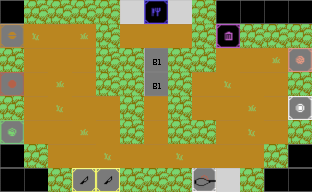

Rendered tile map (Tiled .tmx) drawn with the repository's tilesets; below, a short description and the full map source, tile grids included:
An orthogonal 13x8 tile map with 24x24 px tiles, 1 tile layer (Tile Layer 1), 2 tilesets.

<map version="1.4" tiledversion="1.4.3" orientation="orthogonal" renderorder="right-down" width="13" height="8" tilewidth="24" tileheight="24" infinite="0" nextlayerid="4" nextobjectid="1">
 <tileset firstgid="1" source="BurgerMayhem.tsx" />
 <tileset firstgid="826" source="Players.tsx" />
 <layer id="1" name="Tile Layer 1" width="13" height="8">
  <data encoding="csv">
1,136,136,136,136,331,199,331,136,1,1,1,1,
67,70,4,37,136,4,4,4,136,232,136,136,136,
136,4,4,4,136,136,134,136,136,4,4,37,100,
133,4,37,4,136,136,134,136,4,70,4,4,136,
136,4,70,4,4,136,4,136,4,4,37,4,34,
166,4,4,37,4,136,4,136,136,4,70,4,136,
1,136,4,4,70,4,4,70,4,4,4,136,1,
1,1,136,298,298,136,136,136,265,331,136,1,1
</data>
 </layer>
</map>